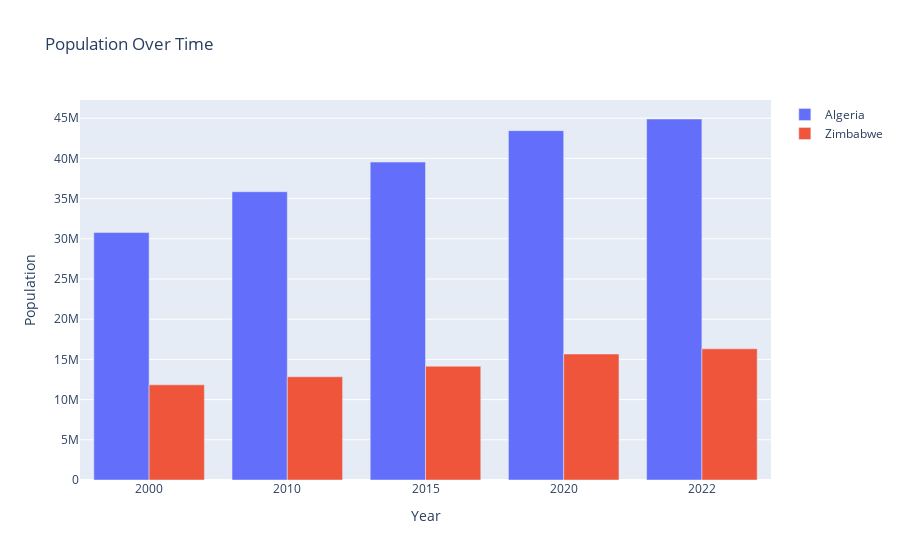

This figure's notebook cell:
### Markdown cell above
### Interactive histogram for Algeria & Zimbabwe

### Code cell
fig = go.Figure(data=[
    go.Bar(x=population_df_sample['Year'], y=population_df_sample['Algeria'], name='Algeria'),
    go.Bar(x=population_df_sample['Year'], y=population_df_sample['Zimbabwe'], name='Zimbabwe')
])

fig.update_layout(
    title='Population Over Time',
    xaxis_title='Year',
    yaxis_title='Population',
    barmode='group'
)

fig.show()

### Figure 1 — Plotly figure (JSON) as saved in the notebook; plotly's stock layout.template omitted (floating-point values rounded to 4 significant figures)
{"data": [{"name": "Algeria", "type": "bar", "x": ["2000", "2010", "2015", "2020", "2022"], "y": [30774621, 35856344, 39543154, 43451666, 44903225]}, {"name": "Zimbabwe", "type": "bar", "x": ["2000", "2010", "2015", "2020", "2022"], "y": [11834676, 12839771, 14154937, 15669666, 16320537]}], "layout": {"barmode": "group", "title": {"text": "Population Over Time"}, "xaxis": {"title": {"text": "Year"}}, "yaxis": {"title": {"text": "Population"}}}}
